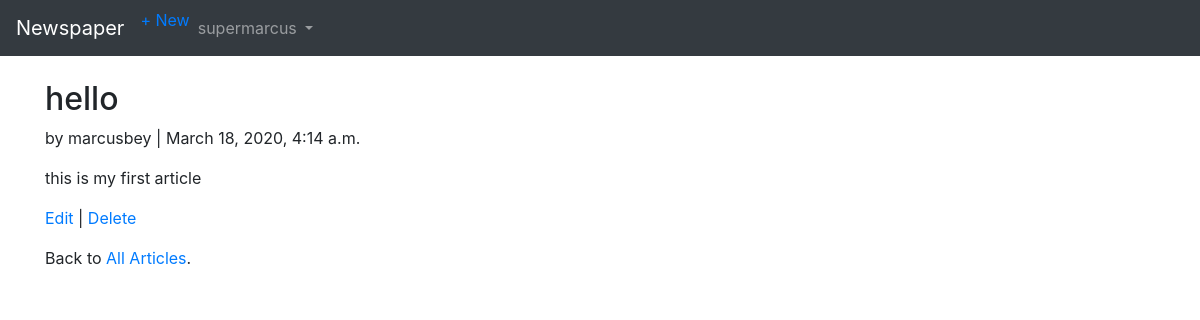
Screenshot of /articles/1/ (signed in) with the database file from the repository.
### users/models.py (models this page shows)
class CustomUser(AbstractUser):
	age = models.PositiveIntegerField(null=True, blank=True)

### articles/models.py (models this page shows, shortened)
class Article(models.Model):
	title = models.CharField(max_length=255)
	body = models.TextField()
	date = models.DateTimeField(auto_now_add=True)
	author = models.ForeignKey(get_user_model(), on_delete=models.CASCADE, related_name='comments',)

### articles/views.py (the view)
class ArticleDetailView(LoginRequiredMixin, DetailView):
	model = Article
	template_name = 'article_detail.html'
	login_url = 'login'

### templates/article_detail.html
{% extends 'base.html' %}
{% block content %}
<div class="article-entry">
	<h2>{{ object.title }}</h2>
	<p>by {{ object.author }} | {{ object.date }}</p>
	<p>{{ object.body }}</p>
</div>
<p><a href="{% url 'article_edit' article.pk %}">Edit</a> | <a href="{% url 'article_delete' article.pk %}">Delete</a>
</p>
<p>Back to <a href="{% url 'article_list' %}">All Articles</a>.</p>
{% endblock content %}

### templates/base.html (shortened to what this page needs)
<!doctype html>
<html lang="en">
	<head>
		<link rel="stylesheet" href="https://stackpath.bootstrapcdn.com/bootstrap/4.1.3/css/\bootstrap.min.css"crossorigin="anonymous">
	</head>
<body>
	<nav class="navbar navbar-expand-md navbar-dark bg-dark mb-4">
		<a class="navbar-brand" href="{% url 'home' %}">Newspaper</a>
		<div class="collapse navbar-collapse" id="navbarCollapse">
			{% if user.is_authenticated %}
			<ul class="navbar-nav mr-auto">
				<li class="nav-item"><a href="{% url 'article_new' %}">+ New</a></li>
				<li class="nav-item">
					<a class="nav-link dropdown-toggle" href="#" id="userMenu"
					data-toggle="dropdown" aria-haspopup="true" aria-expanded="false">
					{{ user.username }}
					</a>
				</li>
			</ul>
			{% else %}
				<form class="form-inline ml-auto">
				<a href="{% url 'login' %}" class="btn btn-outline-secondary"> Log In</a>
				<a href="{% url 'signup' %}" class="btn btn-primary ml-2">
				Sign up</a>
				</form>
			{% endif %}
		</div>
	</nav>
	<div class="container">
	  {% block content %}
	{% endblock content %}
	</div>
</body>
</html>

### rows the page displays
CustomUser: username "supermarcus"
Article: title "hello", author "marcusbey", date "March 18, 2020, 4:14 a.m.", body "this is my first article"
